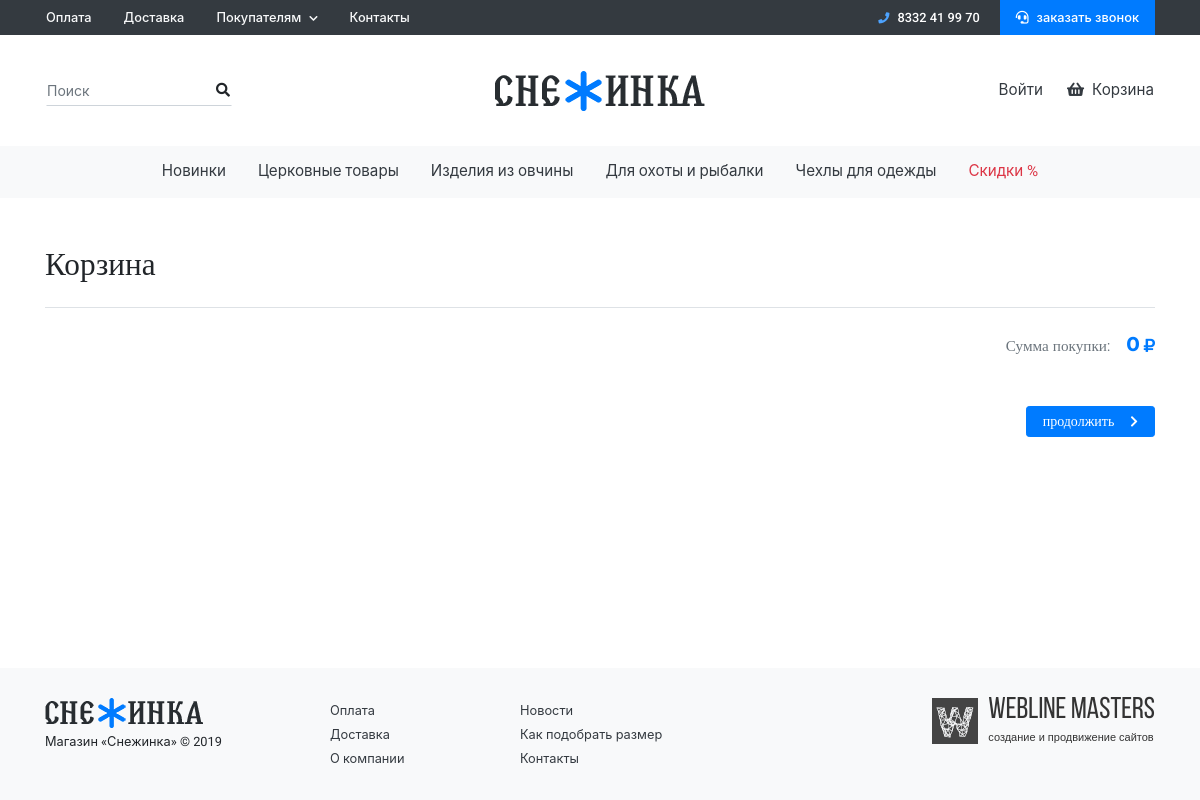
Screenshot of /orders/cart/ with the database file from the repository.
### landing/models.py (models this page shows)
class ExtendedFlatPage(FlatPage):
    my_order = models.PositiveIntegerField(default=0, blank=False, null=False, verbose_name='Сортировка')
    seo_title = models.CharField(max_length=250, verbose_name='Title', null=True, blank=True)
    desc = models.CharField(max_length=250, verbose_name='Description', null=True, blank=True)
    keywords = models.CharField(max_length=250, verbose_name='Keywords', null=True, blank=True)
    class Meta:
        verbose_name = 'Простая страница'
        verbose_name_plural = 'Простые страницы'
        ordering = ['my_order']

### contacts/models.py (models this page shows)
class Phone(models.Model):
    phone = models.CharField(max_length=20, verbose_name='Телефон')
    class Meta:
        verbose_name = 'Телефон'
        verbose_name_plural = 'Телефоны'
    def __str__(self):
        return '%s' % self.phone

### products/models.py (models this page shows, shortened)
class ProductType(models.Model):
    name = models.CharField(max_length=250, verbose_name='Название', unique=True)
    slug = models.SlugField(max_length=250, verbose_name='Slug', unique=True, help_text='Заполнится при сохранении')
    seo_title = models.CharField(max_length=250, verbose_name='Title', null=True, blank=True)
    desc = models.CharField(max_length=250, verbose_name='Description', null=True, blank=True)
    keywords = models.CharField(max_length=250, verbose_name='Keywords', null=True, blank=True)
    def get_absolute_url(self):
        return reverse('product_type', args=[self.slug])
    class Meta:
        verbose_name = 'Тип товаров'
        verbose_name_plural = 'Типы товаров'

### orders/views.py (the view)
# urls.py: path('cart/', views.CartView.as_view(), name='cart'),
class CartView(View):
    def get(self, request):
        context = {
        }
        return render(request, 'orders/cart.html', context)

### feedback/forms.py
class CallBackForm(forms.ModelForm):
    class Meta:
        model = CallBack
        fields = ('phone',)
        widgets = {
            'phone': forms.TextInput(attrs={'class': 'form-control', 'placeholder': "+7 *** *** ** **", 'id': "CallBackModalPhone"}),
        }

### landing/context_processors.py (called while the page is built)
def header_info(request):
    points = ExtendedFlatPage.objects.all()
    if len(points) > 2:
        main_points = points[:2]
        drop_points = points[2:]
    elif len(points) <= 0:
        drop_points = []
        main_points = []
    else:
        drop_points = []
        main_points = points
    phone = Phone.objects.first()
    callback_form = CallBackForm()
    product_types = ProductType.objects.all()
    context = {
        'main_points': main_points,
        'drop_points': drop_points,
        'phone': phone,
        'callback_form': callback_form,
        'product_types': product_types,
    }
    return context

### orders/cart.py (called while the page is built)
    def __len__(self):
        return sum(int(item['quantity']) for item in self.cart.values())

    def get_total_price(self):
        return sum(int(item['price']) * int(item['quantity']) for item in self.cart.values())

### orders/context_processors.py (called while the page is built)
def cart_info(request):
	cart = Cart(request)
	cart_len = len(cart)
	for item in cart.cart.values():
		item['cost'] = int(item['cost'])
	context = {
		'cart': cart,
		'cart_len': cart_len,
	}
	return context

### products/models.py (called while the page is built)
    def get_absolute_url(self):
        return reverse('category', args=[self.product_type.slug, self.slug])

    def get_cat_absolute_url(self):
        return reverse('products', args=[self.product_type.slug, self.slug, 'all'])

    def get_absolute_url(self):
        return reverse('products', args=[self.category.product_type.slug, self.category.slug, self.slug])

### templates/orders/cart.html (shortened to what this page needs)
{% extends 'base.html' %}
{% load imagefit %}
{% block content %}
<div class="container">
    <h1 class="h2 m-0 mb-4 font-weight-normal">Корзина</h1>
    <div class="border-top pt-4 mb-5 text-right"><span class="mr-3 font-2 smaller text-muted">Сумма покупки:</span><span class="total-price font-2 h4 text-primary font-weight-bolder">{{ cart.get_total_price }}<i class="fas fa-ruble-sign fa-xs ml-1"></i></span></div>
    <div class="d-flex justify-content-end pb-5">
        {% if user.is_authenticated %}
            <a href="{% url 'cart_address' %}" class="btn btn-primary btn-sm font-2">продолжить<i class="fas fa-chevron-right fa-sm ml-3"></i></a>
        {% else %}
            <a href="#" class="btn btn-primary btn-sm font-2">продолжить<i class="fas fa-chevron-right fa-sm ml-3"></i></a>
        {% endif %}
    </div>
</div>
{% endblock content %}

### templates/__header.html (shortened to what this page needs)
{% load static %}
<div class="bg-dark">
    <div class="container d-lg-flex justify-content-between d-none pl-0">
        <ul class="nav">
            {% for item in main_points %}
                <li class="nav-item">
                    <a class="nav-link py-2 small font-weight-bold text-light
                              {% if item.url == request.path %}active{% endif %}"
                              href="{{ item.url }}">{{ item.title }}</a>
                </li>
            {% endfor %}
            <li class="nav-item dropdown">
                <a class="nav-link dropdown-toggle py-2 small font-weight-bold text-light
                          {% for item in drop_points %}
                          {% endfor %}
                          {% if request.path == '/news/' %}active{% endif %}"
                          href="{% url 'users_content' %}">Покупателям<i class="fas fa-chevron-down fa-xs ml-2"></i></a>
            </li>
            <li class="nav-item">
                <a class="nav-link py-2 small font-weight-bold text-light
                          {% if request.path == '/contacts/' %}active{% endif %}"
                          href="{% url 'contacts' %}">Контакты</a>
            </li>
        </ul>
        <div>
            <span class="navbar-text py-2 px-3 small font-weight-bold text-white">
                <i class="fas fa-phone fa-sm mr-2 text-secondary"></i>{{ phone }}
            </span>
            <a href="#" class="navbar-text py-2 px-3 small font-weight-bold text-white bg-primary" data-toggle="modal" data-target="#CallBackModal">
                <i class="fas fa-headset mr-2"></i>заказать звонок
            </a>
        </div>
    </div>
</div>
<nav class="navbar navbar-expand-lg navbar-light bg-white py-lg-4 mb-4 mb-lg-0">
    <div class="container px-3">
        <div class="collapse navbar-collapse basis-100">
            <form class="form-inline form-search">
                <div class="input-group">
                    <input type="text" class="form-control form-control-sm is-mouse-focused pr-4" placeholder="Поиск">
                    <div class="input-group-append">
                        <button class="btn btn-sm is-mouse-focused" type="button"><i class="fas fa-search"></i></button>
                    </div>
                </div>
            </form>
        </div>
        <a class="navbar-brand mx-auto" href="{% url 'index' %}">
            <img src="{% static 'images/logo.png' %}" class="d-none d-lg-inline-block" alt="">
        </a>
        <div class="collapse navbar-collapse basis-100">
            <ul class="nav navbar-nav ml-auto">
                {% if user.is_authenticated %}
                    <li class="nav-item dropdown">
                        <a class="nav-link dropdown-toggle smaller pl-0 pr-4" href="{% url 'user_orders' %}">
                            <i class="far fa-user text-primary mr-2"></i>Профиль
                        </a>
                        <div class="dropdown-menu shadow border-0">
                            <a class="dropdown-item small" href="{% url 'user_orders' %}">Мои заказы</a>
                            <a class="dropdown-item small" href="{% url 'profile' %}">Мои данные</a>
                            <hr class="my-2">
                            <a class="dropdown-item small" href="{% url 'logout' %}">Выход</a>
                        </div>
                    </li>
                    <li class="nav-item">
                        <a class="nav-link smaller px-0" href="{% url 'cart' %}">
                            <i class="fas fa-shopping-basket mr-2"></i>
                            Корзина |
                            <strong class="cart-len text-primary smaller">{{ cart_len }}</strong>
                        </a>
                    </li>
                {% else %}
                    <li class="nav-item">
                        <a class="nav-link smaller pl-0 pr-4" href="{% url 'login' %}">Войти</a>
                    </li>
                    <li class="nav-item">
                        <a class="nav-link smaller px-0" href="{% url 'cart' %}"><i class="fas fa-shopping-basket mr-2"></i>Корзина</a>
                    </li>
                {% endif %}
            </ul>
        </div>
    </div>
</nav>
<div class="bg-light d-none d-lg-block mb-5 sticky">
    <div class="container px-0 position-relative">
        <ul class="nav justify-content-center">
            <li class="nav-item">
                <a class="nav-link smaller text-dark" href="catalogue-items.html">
                    Новинки
                </a>
            </li>
            {% for item in product_types %}
                <li class="nav-item dropdown dropdown-mega">
                    <a class="nav-link dropdown-toggle smaller text-dark {% if item == product_type %}active{% endif %}" href="{{ item.get_absolute_url }}">
                        {{ item.name }}
                    </a>
                </li>
            {% endfor %}
            <li class="nav-item">
                <a class="nav-link smaller text-danger" href="catalogue-items.html">
                    Скидки %
                </a>
            </li>
        </ul>
    </div>
</div>

### dev_static/css/style.css (style rules this page uses)
html { position: relative; min-height: 100%; }
body { overflow-x: hidden; }
.dropdown-toggle > .fa-chevron-down { -webkit-transition: -webkit-transform .2s ease-in-out; transition: -webkit-transform .2s ease-in-out; transition: transform .2s ease-in-out; transition: transform .2s ease-in-out, -webkit-transform .2s ease-in-out; }
.sticky { position: -webkit-sticky; position: sticky; top: 0; z-index: 20; }
.form-search .btn { margin-left: -2rem; z-index: 3; }
.dropdown-mega { position: inherit; }

### rows the page displays
ExtendedFlatPage: title "Оплата"
ExtendedFlatPage: title "Доставка"
Phone: phone "8332 41 99 70"
ProductType: name "Церковные товары"
ProductType: name "Изделия из овчины"
ProductType: name "Для охоты и рыбалки"
ProductType: name "Чехлы для одежды"

### other values shown
{{ cart.get_total_price }} "0"
